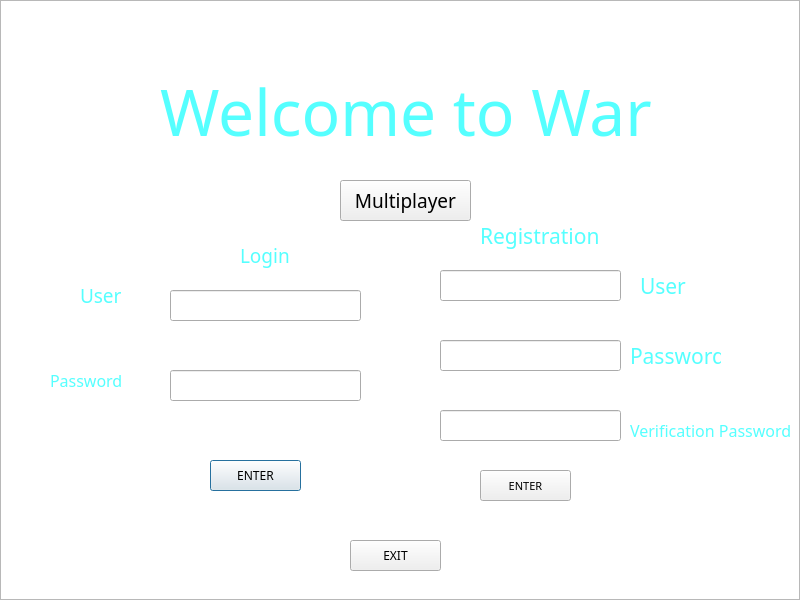
<?xml version="1.0" encoding="UTF-8"?>
<ui version="4.0">
 <class>Login</class>
 <widget class="QDialog" name="Login">
  <property name="geometry">
   <rect>
    <x>0</x>
    <y>0</y>
    <width>800</width>
    <height>600</height>
   </rect>
  </property>
  <property name="windowTitle">
   <string>Dialog</string>
  </property>
  <property name="windowIcon">
   <iconset resource="images.qrc">
    <normaloff>:/imagenes/cambio de usuario.png</normaloff>:/imagenes/cambio de usuario.png</iconset>
  </property>
  <widget class="QGraphicsView" name="graphicsView">
   <property name="geometry">
    <rect>
     <x>0</x>
     <y>0</y>
     <width>800</width>
     <height>600</height>
    </rect>
   </property>
  </widget>
  <widget class="QLabel" name="label">
   <property name="geometry">
    <rect>
     <x>0</x>
     <y>0</y>
     <width>800</width>
     <height>600</height>
    </rect>
   </property>
   <property name="font">
    <font>
     <pointsize>10</pointsize>
    </font>
   </property>
   <property name="styleSheet">
    <string notr="true"/>
   </property>
   <property name="text">
    <string/>
   </property>
   <property name="pixmap">
    <pixmap resource="images.qrc">:/imagenes/FondoLogin.jpg</pixmap>
   </property>
   <property name="scaledContents">
    <bool>true</bool>
   </property>
  </widget>
  <widget class="QLabel" name="label_2">
   <property name="geometry">
    <rect>
     <x>160</x>
     <y>70</y>
     <width>491</width>
     <height>81</height>
    </rect>
   </property>
   <property name="font">
    <font>
     <family>Papyrus</family>
     <pointsize>48</pointsize>
    </font>
   </property>
   <property name="styleSheet">
    <string notr="true">color: rgb(85, 255, 255);</string>
   </property>
   <property name="text">
    <string>Welcome to War</string>
   </property>
   <property name="scaledContents">
    <bool>false</bool>
   </property>
  </widget>
  <widget class="QLabel" name="label_3">
   <property name="geometry">
    <rect>
     <x>80</x>
     <y>280</y>
     <width>61</width>
     <height>31</height>
    </rect>
   </property>
   <property name="font">
    <font>
     <family>Papyrus</family>
     <pointsize>14</pointsize>
    </font>
   </property>
   <property name="styleSheet">
    <string notr="true">color: rgb(85, 255, 255);</string>
   </property>
   <property name="text">
    <string>User</string>
   </property>
  </widget>
  <widget class="QLabel" name="label_4">
   <property name="geometry">
    <rect>
     <x>50</x>
     <y>360</y>
     <width>91</width>
     <height>41</height>
    </rect>
   </property>
   <property name="font">
    <font>
     <family>Papyrus</family>
     <pointsize>12</pointsize>
    </font>
   </property>
   <property name="styleSheet">
    <string notr="true">color: rgb(85, 255, 255);</string>
   </property>
   <property name="text">
    <string>Password</string>
   </property>
  </widget>
  <widget class="QLabel" name="label_5">
   <property name="geometry">
    <rect>
     <x>240</x>
     <y>230</y>
     <width>61</width>
     <height>51</height>
    </rect>
   </property>
   <property name="font">
    <font>
     <family>Papyrus</family>
     <pointsize>14</pointsize>
    </font>
   </property>
   <property name="styleSheet">
    <string notr="true">color: rgb(85, 255, 255);</string>
   </property>
   <property name="text">
    <string>Login </string>
   </property>
  </widget>
  <widget class="QLabel" name="label_9">
   <property name="geometry">
    <rect>
     <x>480</x>
     <y>220</y>
     <width>121</width>
     <height>31</height>
    </rect>
   </property>
   <property name="font">
    <font>
     <family>Papyrus</family>
     <pointsize>16</pointsize>
    </font>
   </property>
   <property name="styleSheet">
    <string notr="true">color: rgb(85, 255, 255);</string>
   </property>
   <property name="text">
    <string>Registration</string>
   </property>
  </widget>
  <widget class="QLabel" name="label_7">
   <property name="geometry">
    <rect>
     <x>630</x>
     <y>340</y>
     <width>91</width>
     <height>31</height>
    </rect>
   </property>
   <property name="font">
    <font>
     <family>Papyrus</family>
     <pointsize>16</pointsize>
    </font>
   </property>
   <property name="styleSheet">
    <string notr="true">color: rgb(85, 255, 255);
</string>
   </property>
   <property name="text">
    <string>Password </string>
   </property>
  </widget>
  <widget class="QLabel" name="label_6">
   <property name="geometry">
    <rect>
     <x>640</x>
     <y>270</y>
     <width>51</width>
     <height>31</height>
    </rect>
   </property>
   <property name="font">
    <font>
     <family>Papyrus</family>
     <pointsize>16</pointsize>
    </font>
   </property>
   <property name="styleSheet">
    <string notr="true">color: rgb(85, 255, 255);</string>
   </property>
   <property name="text">
    <string>User</string>
   </property>
  </widget>
  <widget class="QLabel" name="label_8">
   <property name="geometry">
    <rect>
     <x>630</x>
     <y>410</y>
     <width>211</width>
     <height>41</height>
    </rect>
   </property>
   <property name="font">
    <font>
     <family>Papyrus</family>
     <pointsize>12</pointsize>
    </font>
   </property>
   <property name="styleSheet">
    <string notr="true">color: rgb(85, 255, 255);</string>
   </property>
   <property name="text">
    <string>Verification Password</string>
   </property>
  </widget>
  <widget class="QLineEdit" name="lineEdit_user">
   <property name="geometry">
    <rect>
     <x>170</x>
     <y>290</y>
     <width>191</width>
     <height>31</height>
    </rect>
   </property>
  </widget>
  <widget class="QLineEdit" name="lineEdit_password">
   <property name="geometry">
    <rect>
     <x>170</x>
     <y>370</y>
     <width>191</width>
     <height>31</height>
    </rect>
   </property>
   <property name="echoMode">
    <enum>QLineEdit::Password</enum>
   </property>
  </widget>
  <widget class="QLineEdit" name="lineEdit_user_2">
   <property name="geometry">
    <rect>
     <x>440</x>
     <y>270</y>
     <width>181</width>
     <height>31</height>
    </rect>
   </property>
  </widget>
  <widget class="QLineEdit" name="lineEdit_password_register">
   <property name="geometry">
    <rect>
     <x>440</x>
     <y>340</y>
     <width>181</width>
     <height>31</height>
    </rect>
   </property>
   <property name="echoMode">
    <enum>QLineEdit::Password</enum>
   </property>
  </widget>
  <widget class="QLineEdit" name="lineEdit_verification_password">
   <property name="geometry">
    <rect>
     <x>440</x>
     <y>410</y>
     <width>181</width>
     <height>31</height>
    </rect>
   </property>
   <property name="echoMode">
    <enum>QLineEdit::PasswordEchoOnEdit</enum>
   </property>
  </widget>
  <widget class="QPushButton" name="pushButton_enter">
   <property name="geometry">
    <rect>
     <x>210</x>
     <y>460</y>
     <width>91</width>
     <height>31</height>
    </rect>
   </property>
   <property name="font">
    <font>
     <family>Papyrus</family>
    </font>
   </property>
   <property name="cursor">
    <cursorShape>PointingHandCursor</cursorShape>
   </property>
   <property name="text">
    <string>ENTER</string>
   </property>
   <property name="icon">
    <iconset resource="images.qrc">
     <normaloff>:/imagenes/entrar.png</normaloff>:/imagenes/entrar.png</iconset>
   </property>
   <property name="iconSize">
    <size>
     <width>31</width>
     <height>31</height>
    </size>
   </property>
  </widget>
  <widget class="QPushButton" name="pushButton_exit">
   <property name="geometry">
    <rect>
     <x>350</x>
     <y>540</y>
     <width>91</width>
     <height>31</height>
    </rect>
   </property>
   <property name="font">
    <font>
     <family>Papyrus</family>
    </font>
   </property>
   <property name="cursor">
    <cursorShape>PointingHandCursor</cursorShape>
   </property>
   <property name="text">
    <string>EXIT</string>
   </property>
   <property name="icon">
    <iconset resource="images.qrc">
     <normaloff>:/imagenes/salir.png</normaloff>:/imagenes/salir.png</iconset>
   </property>
   <property name="iconSize">
    <size>
     <width>31</width>
     <height>31</height>
    </size>
   </property>
  </widget>
  <widget class="QPushButton" name="pushButton_enter_2">
   <property name="geometry">
    <rect>
     <x>480</x>
     <y>470</y>
     <width>91</width>
     <height>31</height>
    </rect>
   </property>
   <property name="font">
    <font>
     <family>Papyrus</family>
     <pointsize>8</pointsize>
     <italic>false</italic>
    </font>
   </property>
   <property name="cursor">
    <cursorShape>PointingHandCursor</cursorShape>
   </property>
   <property name="text">
    <string>ENTER</string>
   </property>
   <property name="icon">
    <iconset resource="images.qrc">
     <normaloff>:/imagenes/entrar.png</normaloff>:/imagenes/entrar.png</iconset>
   </property>
   <property name="iconSize">
    <size>
     <width>31</width>
     <height>31</height>
    </size>
   </property>
  </widget>
  <widget class="QPushButton" name="pushButton">
   <property name="geometry">
    <rect>
     <x>340</x>
     <y>180</y>
     <width>131</width>
     <height>41</height>
    </rect>
   </property>
   <property name="font">
    <font>
     <family>Papyrus</family>
     <pointsize>14</pointsize>
    </font>
   </property>
   <property name="cursor">
    <cursorShape>PointingHandCursor</cursorShape>
   </property>
   <property name="text">
    <string>Multiplayer</string>
   </property>
   <property name="icon">
    <iconset resource="images.qrc">
     <normaloff>:/imagenes/nuevo.png</normaloff>:/imagenes/nuevo.png</iconset>
   </property>
   <property name="iconSize">
    <size>
     <width>31</width>
     <height>31</height>
    </size>
   </property>
  </widget>
 </widget>
 <resources>
  <include location="images.qrc"/>
 </resources>
 <connections/>
</ui>
